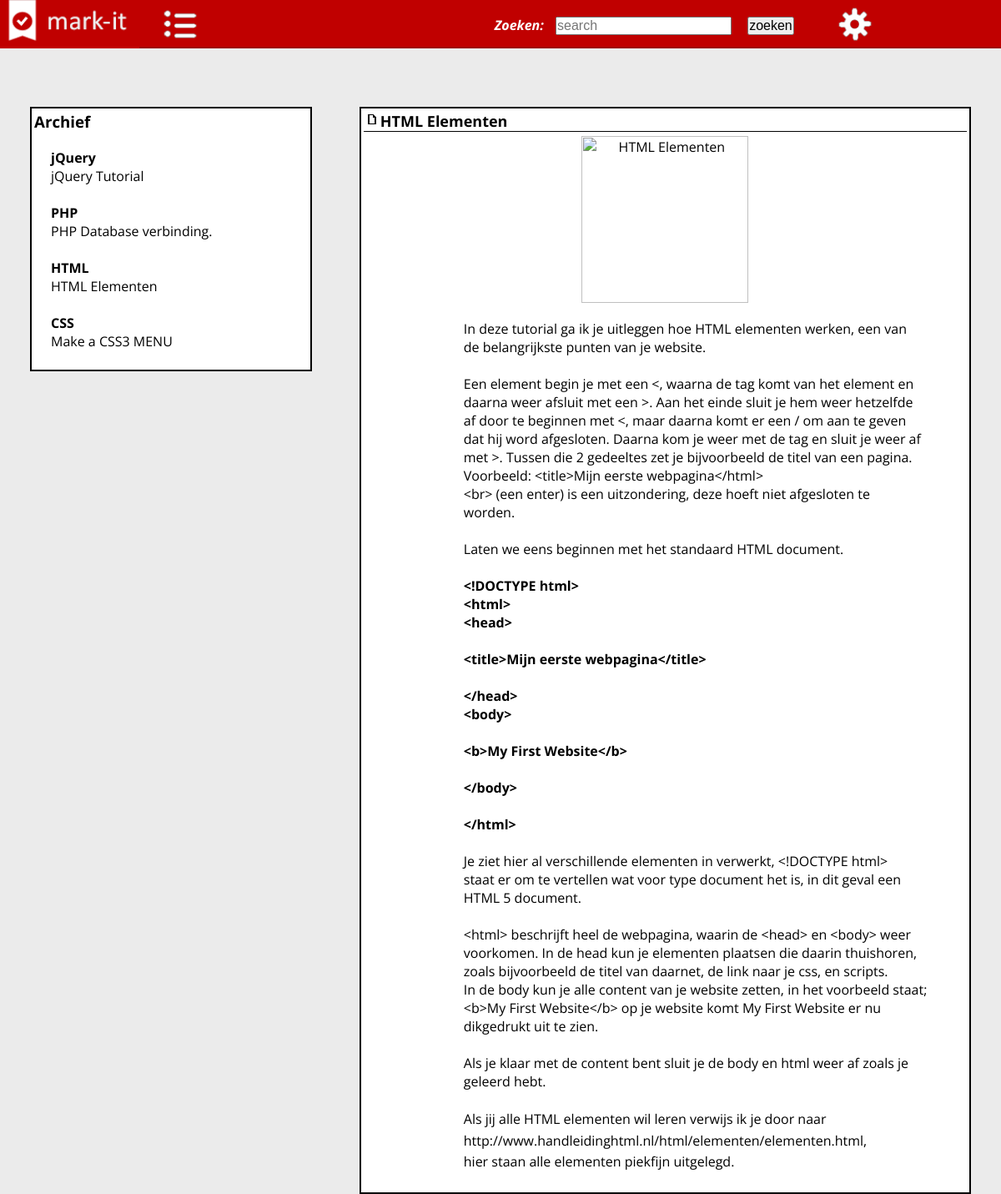
The app's page /article.php?id=21 with its own data.
### tables this page shows
CREATE TABLE IF NOT EXISTS `tuts` (
  `id` int(11) NOT NULL AUTO_INCREMENT,
  `titel` varchar(255) DEFAULT NULL,
  `bericht` text,
  `type` int(11) DEFAULT NULL,
  `videolink` varchar(255) DEFAULT NULL,
  `afbeelding` varchar(255) DEFAULT NULL,
  `auteur` varchar(255) DEFAULT NULL,
  PRIMARY KEY (`id`)
);

### includes/functions.php (called while the page is built, shortened)
<?php
 function Security($input) {
	$output = $input;
	$mysqli = get_my_db();
	$output = addslashes($output);
	$output = $mysqli->real_escape_string($output);
	$output = htmlspecialchars($output);
	return $output;
}
?>

### article.php (the view, shortened to what this page needs)
<?php
require("./template/header.php");
?>
	<div class="wrapper">
		<div class="rij1-1">
			<div class="tutorials">
		 		<h3>Archief</h3>
		 		<?php
				echo'<section class="tekst">';
			$sql = $mysqli->query("SELECT * FROM tuts WHERE type = 4") or die('error');
			if(mysqli_num_rows($sql) > 0)
			{
			echo'<dt><b>jQuery</b></dt>';
				while($row = mysqli_fetch_object($sql))
				{
				echo'<dl>';
				if($row->type == '4')
				{
		 				echo'<dd><a href="./article.php?id='.$row->id.'">'.$row->titel.'</a></dd>';
				}
				echo'</dl>';
				}
				}
				echo'<br>';
				$sql = $mysqli->query("SELECT * FROM tuts WHERE type = 3") or die('error');
			if(mysqli_num_rows($sql) > 0)
			{
		 		echo'<dt><b>PHP</b></dt>';
				while($row = mysqli_fetch_object($sql))
				{
               echo'<dl>';
				if($row->type == '3')
				{
		 				echo'<dd><a href="./article.php?id='.$row->id.'">'.$row->titel.'</a></dd>';
				}
				echo'</dl>';
				}
				}
				echo'<br>';
				$sql = $mysqli->query("SELECT * FROM tuts WHERE type = 1") or die('error');
			if(mysqli_num_rows($sql) > 0)
			{
			echo'<dt><b>HTML</b></dt>';
				while($row = mysqli_fetch_object($sql))
				{
				echo'<dl>';
				if($row->type == '1')
				{
		 				echo'<dd><a href="./article.php?id='.$row->id.'">'.$row->titel.'</a></dd>';
				}
				echo'</dl>';
				}
				}
				echo'<br>';
				$sql = $mysqli->query("SELECT * FROM tuts WHERE type = 2") or die('error');
			if(mysqli_num_rows($sql) > 0)
			{
			echo'<dt><b>CSS</b></dt>';
				while($row = mysqli_fetch_object($sql))
				{
					echo'<dl>';
				if($row->type == '2')
				{
		 				echo'<dd><a href="./article.php?id='.$row->id.'">'.$row->titel.'</a></dd>';
				}
				echo'</dl>';
		 		echo'</section>';
				}
				}
				?>
			</div>
		</div>
		<div class="rij2-2">
			<div class="fotos">
			<?php if(isset($_GET['id']))
			{
			    $id = Security($_GET['id']);
				$sql = $mysqli->query("SELECT * FROM tuts WHERE id = '".$id."' LIMIT 1");
				$row = mysqli_fetch_object($sql);
		 		echo'<h2>'.$row->titel.'</h2>';
				if(trim($row->videolink))
			{
			echo '<center><iframe width="532" height="315" src="'.$row->videolink.'" frameborder="0" allowfullscreen></iframe></center>';
			}
			else
			{
			echo '<div class="image"><center><img src="'.$row->afbeelding.'" style="width:200px;" alt="'.$row->titel.'"></center>	</div>';
			}
		 		echo'<div style="margin-left:100px;"><section class="tekst">'.$row->bericht.'</section></div>';
			}
			else
			{
			echo'<h2>Titel</h2>';
		 		echo'<section class="tekst">Nog geen bericht aangeklikt!</section>';
			}
			?>
			</div>
			</div>
	</div>
</body></html>

### css/style.css (style rules this page uses)
* { margin: 0; padding:0; }
body { background-color: #ebebeb; margin: auto; font-family: 'Open Sans', sans-serif; }
a { text-decoration: none; color: black; }
.wrapper { width: 94%; height: 800px; margin: auto; padding-top: 70px; }
.tutorials { -webkit-column-count:1; -moz-column-count:1; column-count:1; margin-bottom: 10px; border: 2px solid #000000; padding: 3px; background-color: white; }
.fotos { -webkit-column-count:1; -moz-column-count:1; column-count:1; margin-bottom: 10px; border: 2px solid #000000; padding: 3px; background-color: white; }
h2 { font-size: 18px; vertical-align: top; text-align: left; width: auto; border-bottom: 1px solid #000000; margin-bottom: 5px; }
h2:before { content: url('../img/add/doc2.png'); vertical-align: top; }
section.tekst { margin: 20px; }
.rij1-1 { width:30%; height:auto; float: left; margin-right: 5%; }
.rij2-2 { width:65%; height:auto; float:left; }

### records on screen
tuts: titel "jQuery Tutorial"
tuts: titel "PHP Database verbinding."
tuts: titel "HTML Elementen", bericht "In deze tutorial ga ik je uitleggen hoe HTML elementen werken, een van de belangrijkste punten van je website. Een element begin je met een <, waarna de tag komt van het element en daarna weer afsluit met een >. Aan het einde sluit je hem weer hetzelfde af door te beginnen met <, maar daarna komt er een / om aan te geven dat hij word afgesloten. Daarna kom je weer met de tag en sluit je weer af met >. Tussen die 2 gedeeltes zet je bijvoorbeeld de titel van een pagina. Voorbeeld: <title>Mijn eerste webpagina</html> <br> (een enter) is een uitzondering, deze hoeft niet afgesloten te worden. Laten we eens beginnen met het standaard HTML document. <!DOCTYPE html> <html> <head> <title>Mijn…"
tuts: titel "Make a CSS3 MENU"
